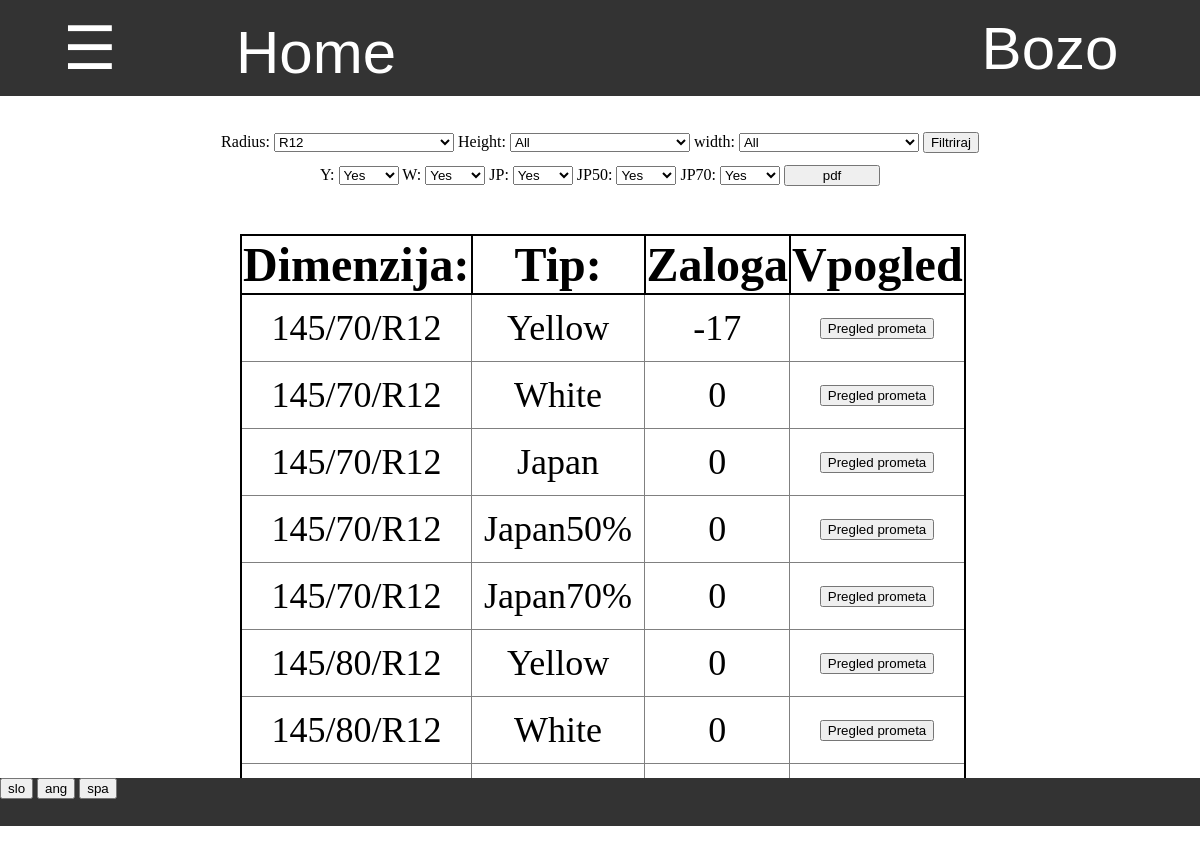
The page /zaloga/ (signed in) on the database as committed earlier.
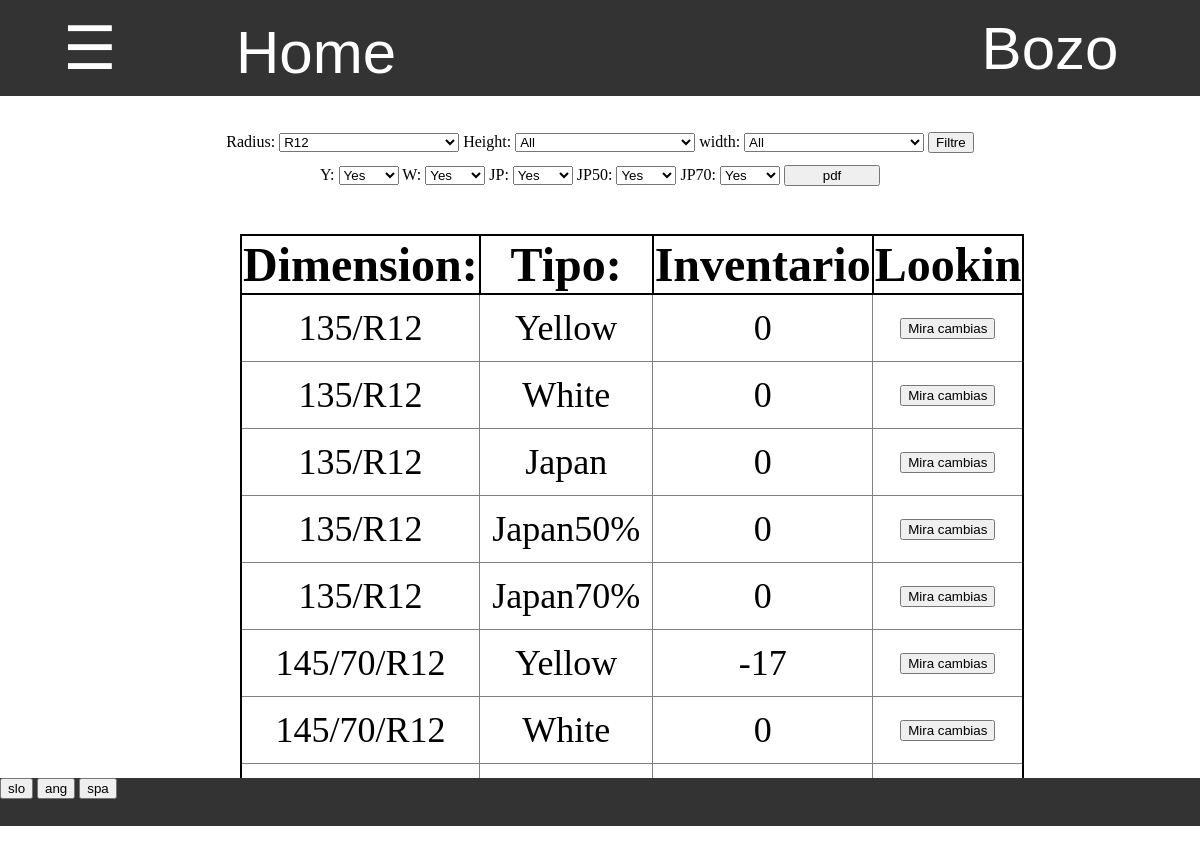
The same page on the database as committed later.
### program/models.py (models this page shows)
class Profil(models.Model):
    user = models.OneToOneField(User,on_delete=models.CASCADE)
    jezik =  models.CharField(default="spa",max_length=3, choices=JEZIKI)

### zaloga/models.py (models this page shows, shortened)
class Sestavina(models.Model):
    zaloga = models.ForeignKey(Zaloga,default=1, on_delete=models.CASCADE)
    dimenzija = models.OneToOneField(Dimenzija, on_delete=models.CASCADE)
    Y = models.IntegerField(default = 0)
    W = models.IntegerField(default = 0)
    JP = models.IntegerField(default = 0)
    JP50 = models.IntegerField(default = 0)
    JP70 = models.IntegerField(default = 0)
    class Meta:
        ordering = ['dimenzija']

### zaloga/views.py (the view)
# urls.py: path('', views.pregled_zaloge, name='pregled_zaloge'),
@login_required
def pregled_zaloge(request):
    if request.method == "GET":
        sestavine = zaloga.sestavina_set.all()
        radius = request.GET.get('radius','R12')
        height = request.GET.get('height','all')
        width = request.GET.get('width', 'all')
        if radius != "all":
            sestavine = sestavine.filter(dimenzija__radius=radius)
        if height != "all":
            sestavine = sestavine.filter(dimenzija__height=height)
        if width != "all":
            if "C" in width:
                width = width.replace('C','')
                sestavine = sestavine.filter(dimenzija__width=width, dimenzija__special = True)
            else:
                sestavine = sestavine.filter(dimenzija__width=width, dimenzija__special = False)
        tipi = []
        for tip in zaloga.vrni_tipe:
            if request.GET.get(tip[0],"true") == "true":
                tipi.append(tip)
        sestavine = sestavine.values(
            'dimenzija__dimenzija',
            'pk',
            'Y',
            'W',
            'JP',
            'JP50',
            'JP70',
        )
        slovar = {
            'sestavine':sestavine,
            'tipi':tipi,
            'radius':radius,
            'height':height,
            'width':width
        }
        return pokazi_stran(request, 'zaloga/zaloga.html', slovar)

### program/models.py (called while the page is built)
    @property
    def vrni_jezike(self):
        return JEZIKI

### zaloga/models.py (called while the page is built)
    @property
    def vrni_razlicne_radiuse(self):
        razlicni_radiusi = []
        for radius in self.sestavina_set.all().values('dimenzija__radius').distinct().order_by('dimenzija__radius'):
            razlicni_radiusi.append(radius['dimenzija__radius'])
        return razlicni_radiusi

    @property
    def vrni_dimenzije(self):
        return Dimenzija.objects.all().values_list('dimenzija','radius','height','width','special')

    @property
    def vrni_tipe(self):
        return TIPI_SESTAVINE

### zaloga/templatetags/zaloga_exstras.py (called while the page is built)
@register.filter
def keyvalue(dict, key):
    return dict[key]

### zaloga/views.py (called while the page is built)
def vrni_slovar(request):
    with open('slovar.json') as dat:
        slovar = json.load(dat)
    return slovar

def pokazi_stran(request, html, baze={}):
    slovar = {'prodaja':prodaja, 'zaloga':zaloga,'program':program,'slovar':vrni_slovar(request),'jezik':request.user.profil.jezik}
    slovar.update(baze)
    return render(request, html, slovar)

### zaloga/templates/zaloga/zaloga.html (shortened to what this page needs)
{% extends 'program/base.html' %}
{% load zaloga_exstras %}
{% block content %}
    <div class="filter">
        <div style="display:block">
            <form id="filter" action="{% url 'pregled_zaloge' %}" method="GET">
                {% include "program/dinamic_select.html" %}
                <input type="submit" value="{{slovar|keyvalue:'Filtriraj'|keyvalue:jezik}}">
            </form>
        </div>
        <div style="display:block;margin-top:1%">
            {% for tip in zaloga.vrni_tipe %}
                {{tip.0}}:
                <select style="width:5%" form="filter" name="{{tip.0}}">
                    {% if tip in tipi %}
                        <option value="true" selected> Yes </option>
                    {% else %}
                        <option value="true"> Yes </option>
                        <option value="false" selected> No </option>
                    {% endif %}
                </select>
            {% endfor %}
            <form style="display:inline-block;width:8%" action="{% url 'pdf_zaloge' %}" method="POST">
                <input style="width:100%"type="submit" value="pdf">
            </form>
        </div>
    </div>
    <div class="table">
        <table class="tabela_vnosov" >
            <tr class="header">
                <th width="30%">
                    {{slovar|keyvalue:'Dimenzija'|keyvalue:jezik}}:
                </th>
                <th width="25%" class="tip">
                    {{slovar|keyvalue:'Tip'|keyvalue:jezik}}:
                </th>
                <th width="25% class="total">
                    {{slovar|keyvalue:'Zaloga'|keyvalue:jezik}}
                </th>
                {% if perms.zaloga.view_sprememba %}
                <th width="20%" class="vpogled">
                    {{slovar|keyvalue:'Vpogled'|keyvalue:jezik}}
                </th>
                {% endif %}
            </tr>
                {% for sestavina in sestavine %}
                    {% for tip in tipi %}
                        <tr class="vrstica vrstica_{{tip.0}}">
                            <td> {{sestavina.dimenzija__dimenzija}} </td>
                            <td> {{ tip.1 }} </td>
                            <td> {{sestavina|keyvalue:tip.0}} </td>
                            <td>
                                <form action="{% url 'pregled_prometa' %}" method="GET">
                                    <input type="submit" value="{{slovar|keyvalue:'Pregled prometa'|keyvalue:jezik}}">
                                </form>
                            </td>
                        </tr>
                    {% endfor %}
                {% endfor %}
        </table>
    </div>
{% endblock %}

Rows that differ between the two databases and show on the page:
no longer on this page (row unchanged): Sestavina: dimenzija__dimenzija "145/80/R12" "145/80/R12", tip "Yellow" "White", tipi "0" "0", tipi "Pregled prometa" "Pregled prometa"
changed Profil: jezik "Filtriraj" → "Filtre"; jezik "Dimenzija" → "Dimension"; jezik "Tip" → "Tipo"; jezik "Zaloga" → "Inventario"; jezik "Vpogled" → "Lookin"; jezik "Pregled prometa" → "Mira cambias"
added Sestavina: dimenzija__dimenzija "135/R12" "135/R12" "135/R12" "135/R12" "135/R12", tip "Yellow" "White" "Japan" "Japan50%" "Japan70%", tipi "0" "0" "0" "0" "0", tipi "Mira cambias" "Mira cambias" "Mira cambias" "Mira cambias" "Mira cambias"
Other text that changed with them:
list line gone: "145/70/R12 Japan 0"
list line gone: "Pregled prometa"
list line gone: "145/70/R12 Japan50% 0"
list line gone: "145/70/R12 Japan70% 0"
